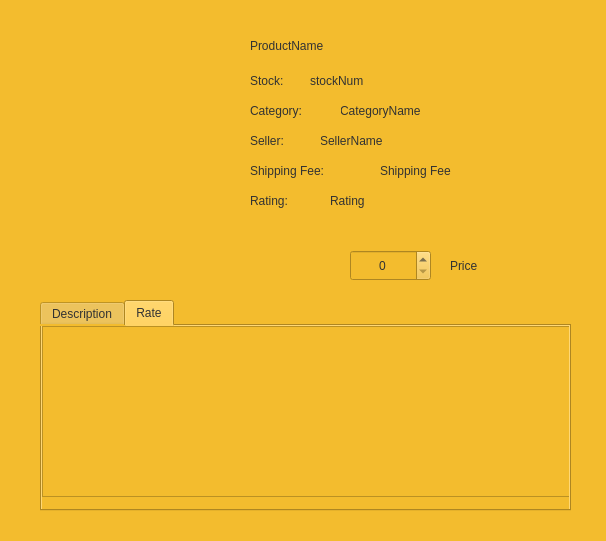
<?xml version="1.0" encoding="UTF-8"?>
<ui version="4.0">
 <class>ProductSubPage</class>
 <widget class="QWidget" name="ProductSubPage">
  <property name="geometry">
   <rect>
    <x>0</x>
    <y>0</y>
    <width>606</width>
    <height>541</height>
   </rect>
  </property>
  <property name="windowTitle">
   <string>Form</string>
  </property>
  <property name="styleSheet">
   <string notr="true">background-color: rgb(243, 188, 46);</string>
  </property>
  <widget class="QLabel" name="label_category_2">
   <property name="geometry">
    <rect>
     <x>340</x>
     <y>100</y>
     <width>231</width>
     <height>21</height>
    </rect>
   </property>
   <property name="styleSheet">
    <string notr="true">font: 12pt &quot;Consolas&quot;;
color: rgb(50, 50, 50);</string>
   </property>
   <property name="text">
    <string>CategoryName</string>
   </property>
  </widget>
  <widget class="QLabel" name="label_category">
   <property name="geometry">
    <rect>
     <x>250</x>
     <y>100</y>
     <width>91</width>
     <height>21</height>
    </rect>
   </property>
   <property name="styleSheet">
    <string notr="true">font: 12pt &quot;Consolas&quot;;
color: rgb(50, 50, 50);</string>
   </property>
   <property name="text">
    <string>Category:</string>
   </property>
  </widget>
  <widget class="QDoubleSpinBox" name="doubleSpinBox">
   <property name="geometry">
    <rect>
     <x>350</x>
     <y>250</y>
     <width>81</width>
     <height>31</height>
    </rect>
   </property>
   <property name="styleSheet">
    <string notr="true">font: 12pt &quot;Consolas&quot;;
color: rgb(50, 50, 50);</string>
   </property>
   <property name="alignment">
    <set>Qt::AlignCenter</set>
   </property>
   <property name="decimals">
    <number>0</number>
   </property>
  </widget>
  <widget class="QTabWidget" name="tabWidget">
   <property name="geometry">
    <rect>
     <x>40</x>
     <y>300</y>
     <width>531</width>
     <height>211</height>
    </rect>
   </property>
   <property name="styleSheet">
    <string notr="true">color: rgb(50, 50, 50);
font: 12pt &quot;Consolas&quot;;</string>
   </property>
   <property name="currentIndex">
    <number>1</number>
   </property>
   <widget class="QWidget" name="tab_desc">
    <attribute name="title">
     <string>Description</string>
    </attribute>
    <widget class="QTextBrowser" name="textBrowser">
     <property name="geometry">
      <rect>
       <x>10</x>
       <y>10</y>
       <width>501</width>
       <height>231</height>
      </rect>
     </property>
     <property name="styleSheet">
      <string notr="true">border: 0px solid white;
font: 12pt &quot;Consolas&quot;;
color: rgb(50, 50, 50);</string>
     </property>
    </widget>
   </widget>
   <widget class="QWidget" name="tab_rate">
    <attribute name="title">
     <string>Rate</string>
    </attribute>
    <widget class="QTableWidget" name="table">
     <property name="geometry">
      <rect>
       <x>0</x>
       <y>0</y>
       <width>531</width>
       <height>171</height>
      </rect>
     </property>
     <property name="styleSheet">
      <string notr="true">font: 12pt &quot;Consolas&quot;;
color: rgb(0, 0, 0);</string>
     </property>
    </widget>
   </widget>
  </widget>
  <widget class="QLabel" name="label">
   <property name="geometry">
    <rect>
     <x>50</x>
     <y>40</y>
     <width>171</width>
     <height>171</height>
    </rect>
   </property>
   <property name="text">
    <string/>
   </property>
  </widget>
  <widget class="QLabel" name="label_stock">
   <property name="geometry">
    <rect>
     <x>250</x>
     <y>70</y>
     <width>61</width>
     <height>21</height>
    </rect>
   </property>
   <property name="styleSheet">
    <string notr="true">font: 12pt &quot;Consolas&quot;;
color: rgb(50, 50, 50);</string>
   </property>
   <property name="text">
    <string>Stock: </string>
   </property>
  </widget>
  <widget class="QLabel" name="label_seller_2">
   <property name="geometry">
    <rect>
     <x>320</x>
     <y>130</y>
     <width>201</width>
     <height>21</height>
    </rect>
   </property>
   <property name="styleSheet">
    <string notr="true">font: 12pt &quot;Consolas&quot;;
color: rgb(50, 50, 50);</string>
   </property>
   <property name="text">
    <string>SellerName</string>
   </property>
  </widget>
  <widget class="QLabel" name="label_stock_2">
   <property name="geometry">
    <rect>
     <x>310</x>
     <y>70</y>
     <width>151</width>
     <height>21</height>
    </rect>
   </property>
   <property name="styleSheet">
    <string notr="true">font: 12pt &quot;Consolas&quot;;
color: rgb(50, 50, 50);</string>
   </property>
   <property name="text">
    <string>stockNum</string>
   </property>
  </widget>
  <widget class="QLabel" name="label_seller">
   <property name="geometry">
    <rect>
     <x>250</x>
     <y>130</y>
     <width>71</width>
     <height>21</height>
    </rect>
   </property>
   <property name="styleSheet">
    <string notr="true">font: 12pt &quot;Consolas&quot;;
color: rgb(50, 50, 50);</string>
   </property>
   <property name="text">
    <string>Seller:</string>
   </property>
  </widget>
  <widget class="QLabel" name="label_pdName">
   <property name="geometry">
    <rect>
     <x>250</x>
     <y>30</y>
     <width>311</width>
     <height>31</height>
    </rect>
   </property>
   <property name="styleSheet">
    <string notr="true">font: 16pt &quot;Consolas&quot;;
color: rgb(50, 50, 50);</string>
   </property>
   <property name="text">
    <string>ProductName</string>
   </property>
  </widget>
  <widget class="QPushButton" name="pushButton_addToCart">
   <property name="geometry">
    <rect>
     <x>540</x>
     <y>250</y>
     <width>41</width>
     <height>31</height>
    </rect>
   </property>
   <property name="cursor">
    <cursorShape>PointingHandCursor</cursorShape>
   </property>
   <property name="styleSheet">
    <string notr="true">image: url(:/addtocart.png);</string>
   </property>
   <property name="text">
    <string/>
   </property>
   <property name="flat">
    <bool>true</bool>
   </property>
  </widget>
  <widget class="QLabel" name="label_SF">
   <property name="geometry">
    <rect>
     <x>250</x>
     <y>160</y>
     <width>131</width>
     <height>21</height>
    </rect>
   </property>
   <property name="styleSheet">
    <string notr="true">font: 12pt &quot;Consolas&quot;;
color: rgb(50, 50, 50);</string>
   </property>
   <property name="text">
    <string>Shipping Fee: </string>
   </property>
  </widget>
  <widget class="QLabel" name="label_SF_2">
   <property name="geometry">
    <rect>
     <x>380</x>
     <y>160</y>
     <width>161</width>
     <height>21</height>
    </rect>
   </property>
   <property name="styleSheet">
    <string notr="true">font: 12pt &quot;Consolas&quot;;
color: rgb(50, 50, 50);</string>
   </property>
   <property name="text">
    <string>Shipping Fee</string>
   </property>
  </widget>
  <widget class="QLabel" name="label_rating_1">
   <property name="geometry">
    <rect>
     <x>250</x>
     <y>190</y>
     <width>71</width>
     <height>21</height>
    </rect>
   </property>
   <property name="styleSheet">
    <string notr="true">font: 12pt &quot;Consolas&quot;;
color: rgb(50, 50, 50);</string>
   </property>
   <property name="text">
    <string>Rating:</string>
   </property>
  </widget>
  <widget class="QLabel" name="label_rating_2">
   <property name="geometry">
    <rect>
     <x>330</x>
     <y>190</y>
     <width>161</width>
     <height>21</height>
    </rect>
   </property>
   <property name="styleSheet">
    <string notr="true">font: 12pt &quot;Consolas&quot;;
color: rgb(50, 50, 50);</string>
   </property>
   <property name="text">
    <string>Rating</string>
   </property>
  </widget>
  <widget class="QLabel" name="label_price">
   <property name="geometry">
    <rect>
     <x>450</x>
     <y>250</y>
     <width>71</width>
     <height>31</height>
    </rect>
   </property>
   <property name="styleSheet">
    <string notr="true">font: 12pt &quot;Consolas&quot;;
color: rgb(50, 50, 50);</string>
   </property>
   <property name="text">
    <string>Price</string>
   </property>
  </widget>
 </widget>
 <resources/>
 <connections/>
</ui>
